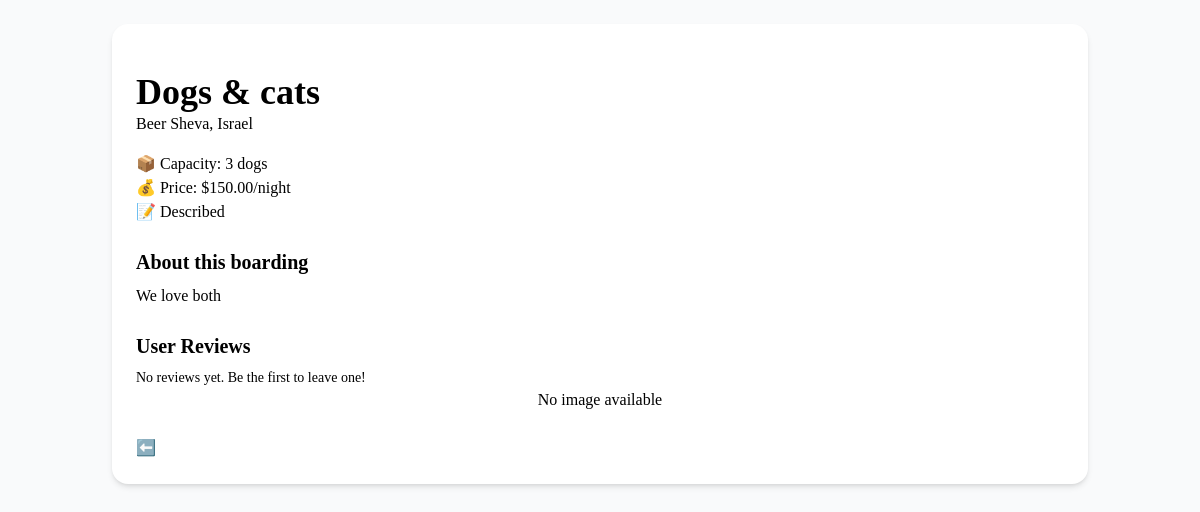
The app's page /5/ with its own data.
### boardings/models.py (models this page shows, shortened)
class DogBoarding(models.Model):
    name = models.CharField(max_length=200)
    country = models.CharField(max_length=100)
    city = models.CharField(max_length=100)
    price_per_night = models.DecimalField(max_digits=6, decimal_places=2)  # for example 99.90 per night
    capacity = models.IntegerField()
    description = models.TextField()
    image = models.ImageField(upload_to='boarding_images/', null=True, blank=True)
    approved = models.BooleanField(default=False)

### boardings/views.py (the view)
# urls.py: path('<int:boarding_id>/', boarding_detail, name='boarding_detail'),
def boarding_detail(request, boarding_id):
    boarding = get_object_or_404(DogBoarding, id=boarding_id)
    return render(request, 'boardings/boarding_detail.html', {'boarding': boarding})

### boardings/templates/boardings/boarding_detail.html
{% extends "base.html" %}
{% load static %}
{% block content %}
<div class="max-w-4xl mx-auto p-6 bg-white rounded-2xl shadow-md mt-10">
    <h1 class="text-4xl font-bold mt-6">{{ boarding.name }}</h1>
    <p class="text-lg text-gray-700">{{ boarding.city }}, {{ boarding.country }}</p>
    <div class="mt-4 space-y-2">
        <span class="block bg-indigo-100 text-indigo-800 text-lg px-3 py-1 rounded-full">📦 Capacity: {{ boarding.capacity }} dogs</span>
        <span class="block bg-green-100 text-green-800 text-lg px-3 py-1 rounded-full">💰 Price: ${{ boarding.price_per_night }}/night</span>
        {% if boarding.description %}
            <span class="block bg-yellow-100 text-yellow-800 text-lg px-3 py-1 rounded-full">📝 Described</span>
        {% endif %}
    </div>
    {% if boarding.description %}
    <div class="mt-6 text-gray-800 leading-relaxed">
        <h2 class="text-xl font-semibold mb-2">About this boarding</h2>
        <p>{{ boarding.description }}</p>
    </div>
    {% endif %}
    <br>
    <div class="mt-8">
        <h2 class="text-xl font-semibold mb-2">User Reviews</h2>
        <p class="text-sm text-gray-500">No reviews yet. Be the first to leave one!</p>
    </div>
    {% if boarding.image %}
        <img src="{{ boarding.image.url }}" alt="{{ boarding.name }}" class="w-full h-40 object-cover rounded-lg">
    {% else %}
        <div class="w-full h-64 bg-gray-200 flex items-center justify-center rounded-xl text-gray-500">
            No image available
        </div>
    {% endif %}
    <div class="mt-6">
        <a href="{% url 'boarding-list' %}" class="inline-block bg-indigo-600 text-white px-5 py-2 rounded hover:bg-indigo-700 transition">
            ⬅️ Back to all boardings
        </a>
    </div>
</div>
{% endblock %}

### records on screen
DogBoarding: name "Dogs & cats", city "Beer Sheva", country "Israel", capacity "3", price_per_night "150.00", description "We love both"
